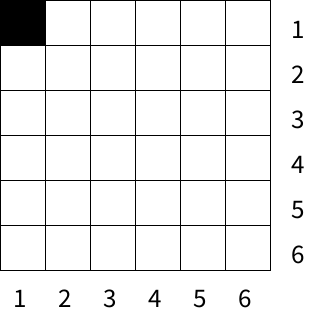
Frame 1 (no input)
Frame 60 (the mouse pressed at the canvas centre just before this capture): identical to frame 1, image omitted
Frame 120 (the mouse held since frame 60 and released just before this capture): identical to frame 1, image omitted

The Processing sketch that drew this single still picture (run headless with seeded random() and noise(); from frame 60 on, the mouse is pressed at the canvas centre):

// Processing sketch: blackWhiteFlip
// ── blackWhiteFlip.pde
int gridSize = 6;
boolean[][] cellBlack = new boolean[gridSize][gridSize];
int cellWidth;
float TEXT_SIZE;
void setup() { 
  size(320, 320);
  cellBlack[0][0] = true;
  cellBlack[1][1] = false;
  cellWidth = width / ( gridSize + 1);
  TEXT_SIZE = cellWidth * 0.6;
  textSize(TEXT_SIZE);
}

void draw() {
  background(255);

  for (int i = 0; i < gridSize; ++i) {
    for (int j = 0; j < gridSize; ++j) {
      int fillColor = cellBlack[i][j] ? 0 : 255;
      fill(fillColor);
      rect(j * cellWidth, i * cellWidth, cellWidth, cellWidth);
    }
  }
  fill(0);
  for (int i = 0; i < gridSize; ++i) {
    String number = "" + (i+1);
    float w = textWidth(number);
    text(number, i * cellWidth + w, width - TEXT_SIZE/2);
    text(number,  width - (cellWidth + w)/2, (i+ 1.5) * cellWidth - TEXT_SIZE * 1.1);
  }
}

void mouseClicked() {
  int column = (int) (mouseX / cellWidth);
  int row = (int) (mouseY / cellWidth);
  if (column >= gridSize) {
    if (row >= gridSize) return;
    for (int i = 0; i < gridSize; ++i) {
      cellBlack[row][i] = ! cellBlack[row][i];
    }
  } 
  if (row >= gridSize) {
    for (int i = 0; i < gridSize; ++i) {
      cellBlack[i][column] = ! cellBlack[i][column];
    }
  }
}
